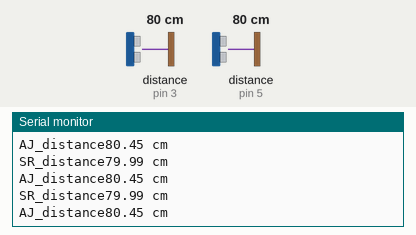
Simulated run of this sketch. Board: Arduino Uno, built with avr-gcc and run on an emulated ATmega328P. On the bench: the last lines printed to the serial monitor. Wiring (inferred from the names in the program): ultrasonic range finder: trigger pin 4; echo pin 5. Inputs (shaded band) come from the test bench; at power-on: distance to the obstacle (sensors on pin 5, pin 3) 80 cm. The echo pulse lasts 58.3 µs per cm.

Above: at 7.9 s.
8.0 s: distance to the obstacle (sensor on pin 5) set to 18 cm
At 8.17 s:
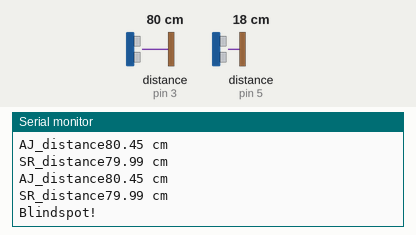
9.5 s: distance to the obstacle (sensor on pin 5) set to 22 cm
At 9.6 s:
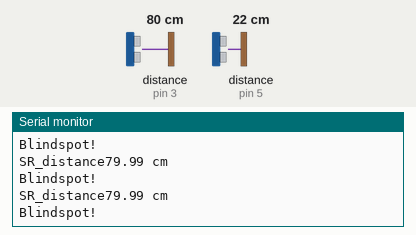
Timing chart, 0 to 12.0 s (numbered marks = the images above; inputs shaded):
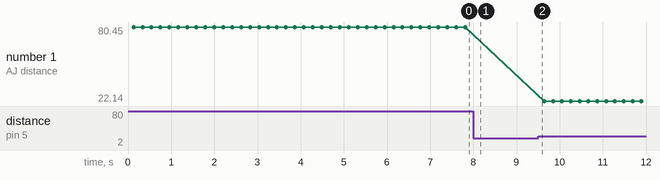

Measured:
- after the input at 8.0 s, the serial monitor: prints a new line at once (image 1)
- plotted number 1: 80.45 → 22.14 after the input at 9.5 s

The sketch:

AJ-SR04M_HC-SR04_test.ino
```cpp
#include "NewPing.h"

#define SR_TRIGGER_PIN       2
#define SR_ECHO_PIN          3
#define AJ_TRIG_PIN          4
#define AJ_ECHO_PIN          5
#define SR_MAX_DISTANCE    400
#define SR_MIN_DISTANCE     10
#define AJ_MAX_DISTANCE    800
#define AJ_MIN_DISTANCE     20

float duration, SR_distance;
int iterations = 5;

NewPing sonar(SR_TRIGGER_PIN, SR_ECHO_PIN, SR_MAX_DISTANCE);

void setup(){
  Serial.begin(115200);
  pinMode(AJ_ECHO_PIN, INPUT);
  pinMode(AJ_TRIG_PIN, OUTPUT);
  digitalWrite(AJ_ECHO_PIN, HIGH);
}
void loop(){
  duration   = sonar.ping_median(iterations);
  digitalWrite(AJ_TRIG_PIN, LOW); // Set the trigger pin to low for 2uS
  delayMicroseconds(2);
  digitalWrite(AJ_TRIG_PIN, HIGH); // Send a 10uS high to trigger ranging
  delayMicroseconds(10);
  digitalWrite(AJ_TRIG_PIN, LOW); // Send pin low again
  float AJ_distance = pulseIn(AJ_ECHO_PIN, HIGH,26000); // Read in times pulse
  SR_distance = (duration / 2) * 0.0343;
  AJ_distance = AJ_distance/58;

  if(SR_distance >= SR_MAX_DISTANCE || SR_distance <= SR_MIN_DISTANCE){
  Serial.println("Sonar01 Out of range");
  }
  else {
  Serial.print("SR_distance");
  Serial.print(SR_distance);
  Serial.println(" cm");
  }

  if(AJ_distance<AJ_MIN_DISTANCE || AJ_distance>AJ_MAX_DISTANCE)
  Serial.println("Blindspot!");
  else{
  Serial.print("AJ_distance");
  Serial.print(AJ_distance);
  Serial.println(" cm");
  }
  delay(80);//cycle period should be no less than 50ms
}
```
